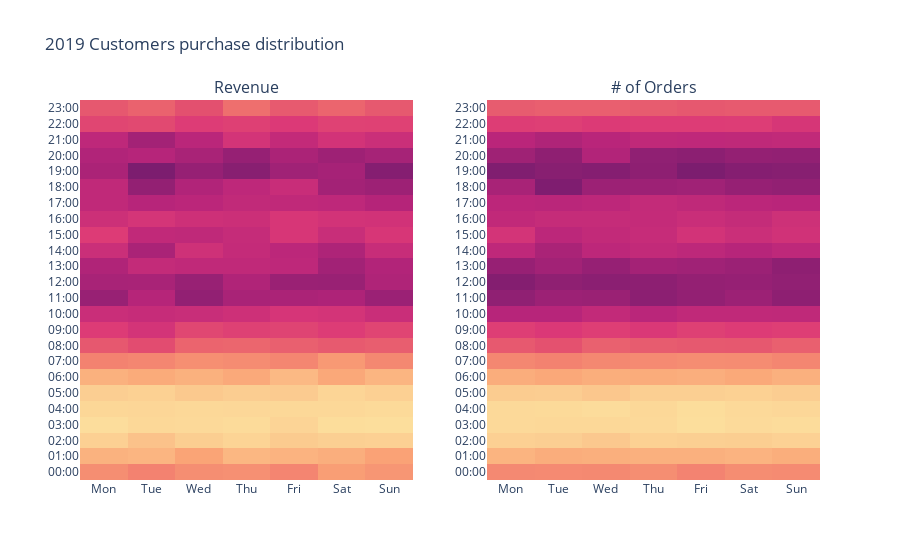

The notebook cell this image was saved under:
### Markdown cell above
#### Visualize with Plotly

### Code cell
# Set styling parameters
colors = {
    'background': '#F2F2F2'
    ,'text': '#333333'
    ,'colorscale': 'Sunsetdark'
}

# Create heatmap traces
revenue_trace = go.Heatmap(
    x=marketing_df['Order Weekday']
    ,y=marketing_df['Order Hour']
    ,z=marketing_df['Revenue'].values.tolist()
    ,colorscale=colors['colorscale']
    ,showscale=False
    ,hovertemplate = 'Day: %{x}<br>Time: %{y}<br>Revenue: $%{z:.2s}<extra></extra>'

)
orders_trace = go.Heatmap(
    x=marketing_df['Order Weekday']
    ,y=marketing_df['Order Hour']
    ,z=marketing_df['Number of Orders'].values.tolist()
    ,colorscale=colors['colorscale']
    ,showscale=False
    ,hovertemplate = 'Day: %{x}<br>Time: %{y}<br># of Orders: %{z}<extra></extra>'

)
data = [revenue_trace,orders_trace]

#Creating subplots
marketing_heatmap = make_subplots(
    rows=1
    ,cols=2
    ,subplot_titles=['Revenue', '# of Orders']
)

marketing_heatmap.append_trace(revenue_trace, 1, 1)
marketing_heatmap.append_trace(orders_trace, 1, 2)

# Set the layout
layout = go.Layout(
    title=f'{reporting_year} Revenue by City'
    ,xaxis=dict(
        title='Revenue ($)'
        ,showgrid=False
        ,zeroline=False
    )
    ,plot_bgcolor=colors['background']
    ,paper_bgcolor=colors['background']
)

marketing_heatmap.update_layout(
    title=f'{reporting_year} Customers purchase distribution'
)

marketing_heatmap.update_xaxes(
    categoryorder = 'array'
    ,categoryarray = ['Mon','Tue','Wed','Thu','Fri','Sat','Sun']
    ,tickmode = 'array'
)

# Create the figure and display it
marketing_heatmap.show()

### Figure 1 — Plotly figure (JSON) as saved in the notebook; plotly's stock layout.template omitted (floating-point values rounded to 4 significant figures; data arrays with more than 128 entries replaced by an {"elided": "..."} marker saying what was removed)
{"data": [{"colorscale": [[0, "rgb(252, 222, 156)"], [0.1667, "rgb(250, 164, 118)"], [0.3333, "rgb(240, 116, 110)"], [0.5, "rgb(227, 79, 111)"], [0.6667, "rgb(220, 57, 119)"], [0.8333, "rgb(185, 37, 122)"], [1, "rgb(124, 29, 111)"]], "hovertemplate": "Day: %{x}<br>Time: %{y}<br>Revenue: $%{z:.2s}<extra></extra>", "showscale": false, "type": "heatmap", "x": {"elided": "168 str values"}, "xaxis": "x", "y": {"elided": "168 str values"}, "yaxis": "y", "z": {"elided": "168 float values"}}, {"colorscale": [[0, "rgb(252, 222, 156)"], [0.1667, "rgb(250, 164, 118)"], [0.3333, "rgb(240, 116, 110)"], [0.5, "rgb(227, 79, 111)"], [0.6667, "rgb(220, 57, 119)"], [0.8333, "rgb(185, 37, 122)"], [1, "rgb(124, 29, 111)"]], "hovertemplate": "Day: %{x}<br>Time: %{y}<br># of Orders: %{z}<extra></extra>", "showscale": false, "type": "heatmap", "x": {"elided": "168 str values"}, "xaxis": "x2", "y": {"elided": "168 str values"}, "yaxis": "y2", "z": {"elided": "168 int values"}}], "layout": {"annotations": [{"font": {"size": 16}, "showarrow": false, "text": "Revenue", "x": 0.225, "xanchor": "center", "xref": "paper", "y": 1, "yanchor": "bottom", "yref": "paper"}, {"font": {"size": 16}, "showarrow": false, "text": "# of Orders", "x": 0.775, "xanchor": "center", "xref": "paper", "y": 1, "yanchor": "bottom", "yref": "paper"}], "title": {"text": "2019 Customers purchase distribution"}, "xaxis": {"anchor": "y", "categoryarray": ["Mon", "Tue", "Wed", "Thu", "Fri", "Sat", "Sun"], "categoryorder": "array", "domain": [0, 0.45], "tickmode": "array"}, "xaxis2": {"anchor": "y2", "categoryarray": ["Mon", "Tue", "Wed", "Thu", "Fri", "Sat", "Sun"], "categoryorder": "array", "domain": [0.55, 1], "tickmode": "array"}, "yaxis": {"anchor": "x", "domain": [0, 1]}, "yaxis2": {"anchor": "x2", "domain": [0, 1]}}}
